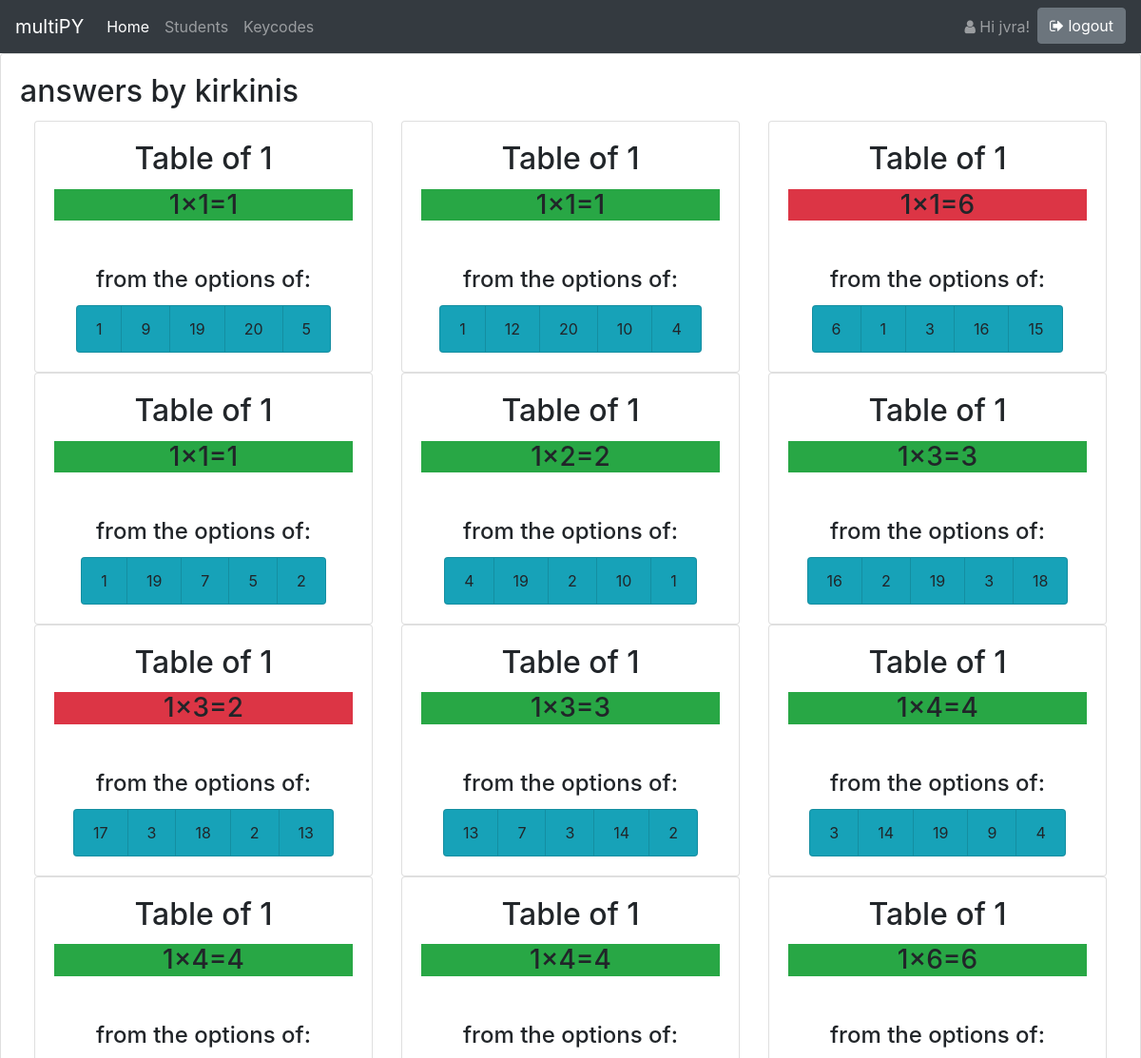
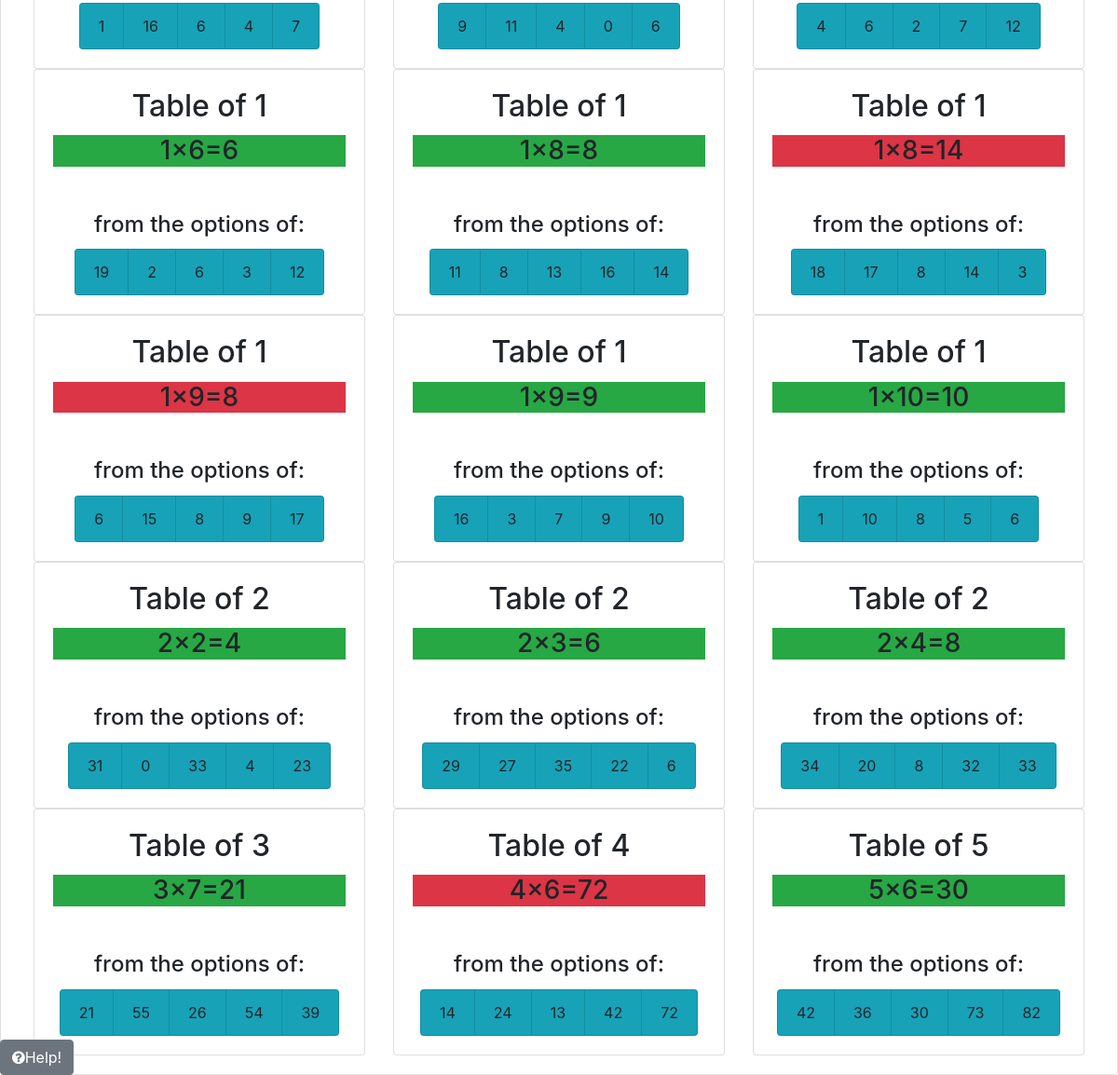
/answers/kirkinis (signed in), run on the app's committed database (2 pictures, top to bottom).
### multyPY/models.py (models this page shows, shortened)
class Answer(models.Model):
    answer = models.IntegerField(
        validators=[MinValueValidator(0), MaxValueValidator(1000)],
        help_text="Student's answer to the question"
    )
    date = models.DateTimeField(default=timezone.now)
    question = models.ForeignKey(Question, on_delete=models.CASCADE)
    user = models.ForeignKey(auth_models.User, on_delete=models.CASCADE)
    correct = models.BooleanField(default=False)
    time_taken = models.PositiveIntegerField(
        null=True,
        blank=True,
        help_text="Time taken to answer in seconds"
    )
    def is_correct(self):
        return self.question.correct_answer() == self.answer
    class Meta:
        indexes = [
            models.Index(fields=['user', 'date']),
            models.Index(fields=['question', 'correct']),
        ]

class Question(models.Model):
    base_number = models.IntegerField(
        validators=[MinValueValidator(1), MaxValueValidator(12)],
        help_text="Multiplication table base (1-12)"
    )
    multiplier = models.IntegerField(
        validators=[MinValueValidator(1), MaxValueValidator(12)],
        help_text="Multiplier value (1-12)"
    )
    options = models.TextField(
        validators=[validators.int_list_validator],
        help_text="JSON array of answer options"
    )
    created_at = models.DateTimeField(auto_now_add=True)
    updated_at = models.DateTimeField(auto_now=True)
    def correct_answer(self):
        return (self.base_number * self.multiplier)
    def get_option_list(self):
        try:
            return json.loads(self.options)
        except json.JSONDecodeError:
            return []
    class Meta:
        unique_together = ('base_number', 'multiplier', 'options')
        indexes = [
            models.Index(fields=['base_number', 'multiplier']),
            models.Index(fields=['created_at']),
        ]

### multyPY/views.py (the view)
# urls.py: path('answers/<str:username>', views.view_answers, name='answers'),
def view_answers(request,username):
    user=request.user
    if user.groups.filter(name = 'teacher').exists():
        tuser=User.objects.get(username=username)
        if tuser:
            answers = Answer.objects.filter(user=tuser).order_by('question__base_number','question__multiplier')
            return render(request, 'answers.html', {'answers':answers,'view':True,'username':username,'helppage':11})
    return HttpResponseRedirect(reverse('students'))

### multyPY/templatetags/extra.py (called while the page is built)
@register.filter(name='has_group')
def has_group(user, group_name):
    return user.groups.filter(name=group_name).exists()

### templates/answers.html
{% extends "base.html" %}
{% load static %}
{% block content %}
{% if answers %}
<div class="card">
  <div class="card-body">
    {% if view %}
    <h2 class="card-title">answers by {{ username }}</h2>
    {% else %}
    <h2 class="card-title">answers by {{ user }}</h2>
    {% endif %}
    <div class='container-fluid'>
      <div class="row row-cols-1 row-cols-sm-2 row-cols-xl-3 justify-content-start">
        {% for answer in answers %}
        <div class="col flex-fill ">
          <div class="card text-center">
            <div class="card-body ">
              <h2 class="card-title">Table of {{answer.question.base_number}}</h2>
              <h3 class="{% if answer.is_correct %} bg-success {% else %} bg-danger {% endif %}">{{answer.question.base_number}}×{{answer.question.multiplier}}={{ answer.answer }}</h3>
            </div>
            <div class="card-body ">
              <h4 class="card-title">from the options of:</h4>
              <ul class="list-group list-group-horizontal-lg d-flex justify-content-center">
                {% for option in answer.question.get_option_list%}
                <li class="list-group-item bg-info">{{option}} </li>
                {% endfor %}
              </ul>
            </div>
          </div>
        </div>
        {% endfor %}
      </div>
    </div>
    {% else %}
    <p>No answers are available.</p>
    {% endif %}
  </div>
</div>
{% endblock %}

### templates/base.html (shortened to what this page needs)
{% load static %}
{% load extra %}
<head>
<link rel="stylesheet" href="https://stackpath.bootstrapcdn.com/bootstrap/4.5.0/css/bootstrap.min.css">
<link href="https://maxcdn.bootstrapcdn.com/font-awesome/4.7.0/css/font-awesome.min.css" rel="stylesheet">
</head>
<body>
<nav class="navbar navbar-expand-md navbar-dark fixed-top bg-dark">
  <a class="navbar-brand" href="{% url 'home'%}">multiPY</a>
  <div class="collapse navbar-collapse" id="navbarSupportedContent">
    <ul class="navbar-nav mr-auto">
      <li class="nav-item active">
        <a class="nav-link" href="{% url 'home'%}">Home <span class="sr-only">(current)</span></a>
      </li>
      {% if request.user|has_group:"teacher" %}
      <li class="nav-item">
        <a class="nav-link" href="{% url 'students'%}" >Students</a>
      </li>
      <li class="nav-item">
        <a class="nav-link" href="{% url 'keycodes'%}" >Keycodes</a>
      </li>
    {% endif %}
  </ul>
    <ul class="nav navbar-nav navbar-right">
      {% if user.is_authenticated %}
      <li class="nav-item">
        <a class="nav-link" href="{% url 'ac_profile'%}" data-toggle="tooltip" data-placement="bottom" title="click here to see your profile"> <span class="fa fa-user"></span> Hi {{ user.username }}!</a>
      </li>
      <li>
      <a class="btn btn-secondary" href="{% url 'logout' %}" role="button"><span class="fa fa-sign-out "></span> logout</a>
      </li>
      {% endif %}
    </ul>
  </div>
</nav>
  {% block content %}
  {% endblock %}
  <div class="fixed-bottom float-left">
    <a class="btn btn-secondary float-left" href="{% if helppage %}{% url 'help'  helppage %} {% else %} {% url 'help'  1 %}{% endif %}">  <span class="fa fa-question-circle"></span>Help!</a>
  </div>
</body>

### templates/base.html (style rules this page uses)
body { padding-top: 3.5rem; height: 100%; margin: 0; }

### data on the page
Answer: question.base_number "1", question.multiplier "1", answer "1", get_option_list "1" "9" "19" "20" "5"
Answer: question.base_number "1", question.multiplier "1", answer "1", get_option_list "1" "12" "20" "10" "4"
Answer: question.base_number "1", question.multiplier "1", answer "6", get_option_list "6" "1" "3" "16" "15"
Answer: question.base_number "1", question.multiplier "1", answer "1", get_option_list "1" "19" "7" "5" "2"
Answer: question.base_number "1", question.multiplier "2", answer "2", get_option_list "4" "19" "2" "10" "1"
Answer: question.base_number "1", question.multiplier "3", answer "3", get_option_list "16" "2" "19" "3" "18"
Answer: question.base_number "1", question.multiplier "3", answer "2", get_option_list "17" "3" "18" "2" "13"
Answer: question.base_number "1", question.multiplier "3", answer "3", get_option_list "13" "7" "3" "14" "2"
Answer: question.base_number "1", question.multiplier "4", answer "4", get_option_list "3" "14" "19" "9" "4"
Answer: question.base_number "1", question.multiplier "4", answer "4", get_option_list "1" "16" "6" "4" "7"
Answer: question.base_number "1", question.multiplier "4", answer "4", get_option_list "9" "11" "4" "0" "6"
Answer: question.base_number "1", question.multiplier "6", answer "6", get_option_list "4" "6" "2" "7" "12"
Answer: question.base_number "1", question.multiplier "6", answer "6", get_option_list "19" "2" "6" "3" "12"
Answer: question.base_number "1", question.multiplier "8", answer "8", get_option_list "11" "8" "13" "16" "14"
Answer: question.base_number "1", question.multiplier "8", answer "14", get_option_list "18" "17" "8" "14" "3"
Answer: question.base_number "1", question.multiplier "9", answer "8", get_option_list "6" "15" "8" "9" "17"
Answer: question.base_number "1", question.multiplier "9", answer "9", get_option_list "16" "3" "7" "9" "10"
Answer: question.base_number "1", question.multiplier "10", answer "10", get_option_list "1" "10" "8" "5" "6"
Answer: question.base_number "2", question.multiplier "2", answer "4", get_option_list "31" "0" "33" "4" "23"
Answer: question.base_number "2", question.multiplier "3", answer "6", get_option_list "29" "27" "35" "22" "6"
Answer: question.base_number "2", question.multiplier "4", answer "8", get_option_list "34" "20" "8" "32" "33"
Answer: question.base_number "3", question.multiplier "7", answer "21", get_option_list "21" "55" "26" "54" "39"
Answer: question.base_number "4", question.multiplier "6", answer "72", get_option_list "14" "24" "13" "42" "72"
Answer: question.base_number "5", question.multiplier "6", answer "30", get_option_list "42" "36" "30" "73" "82"

### other printed values
{{ user.username }} "jvra"
{{ username }} "kirkinis"
